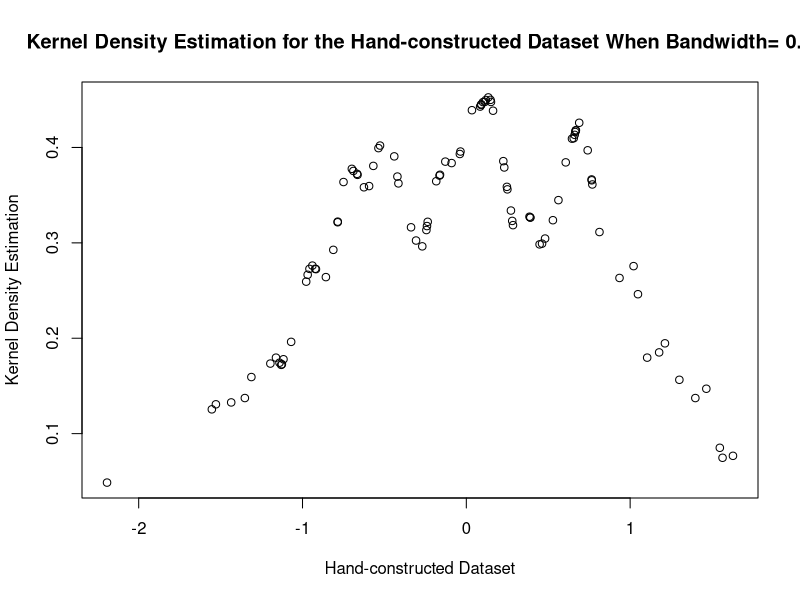
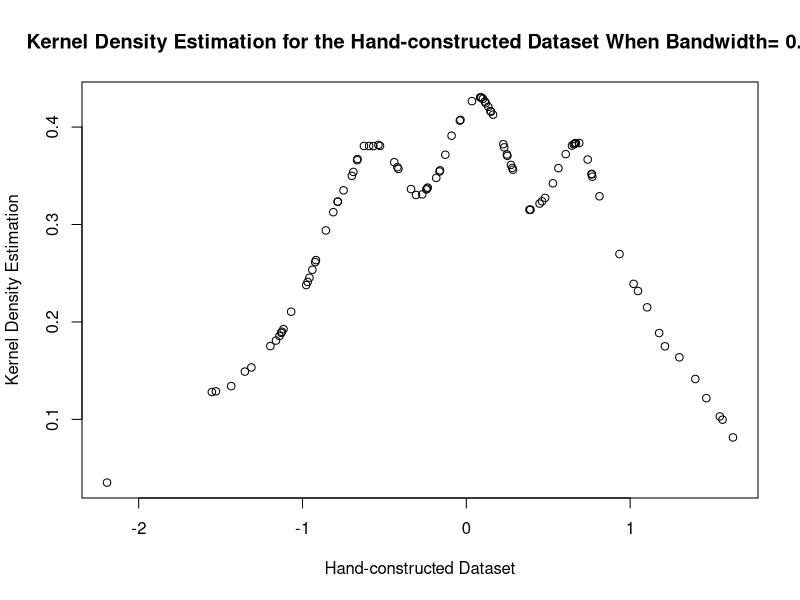
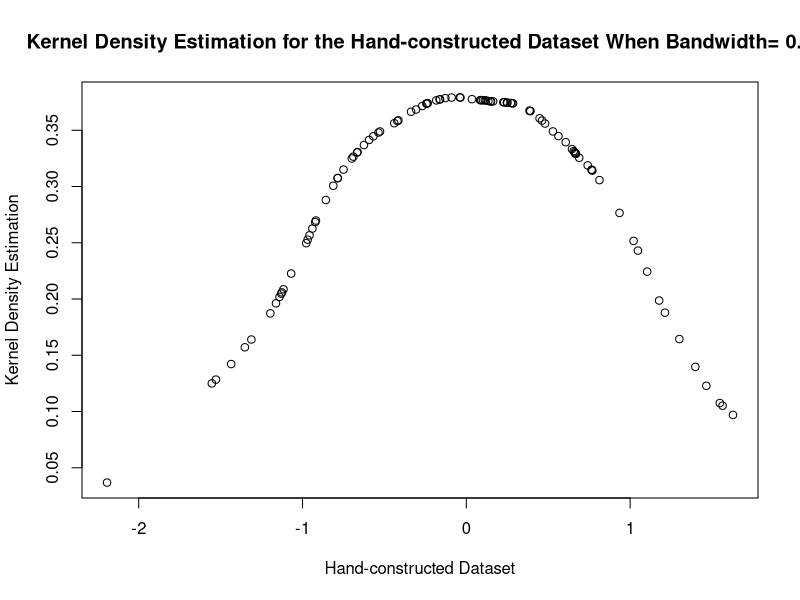
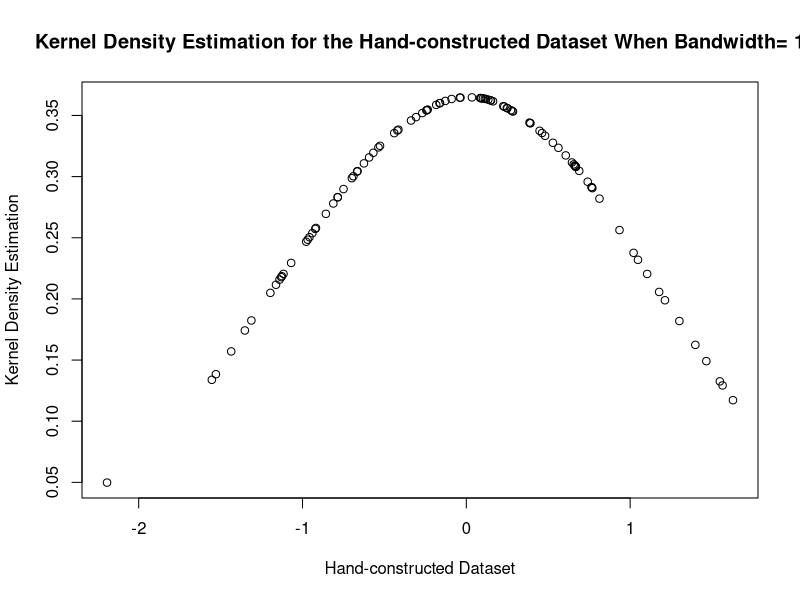
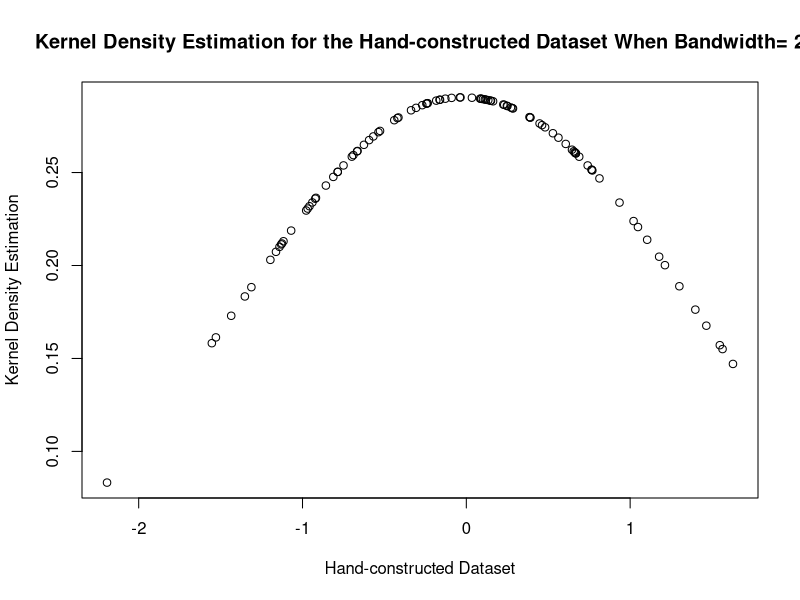
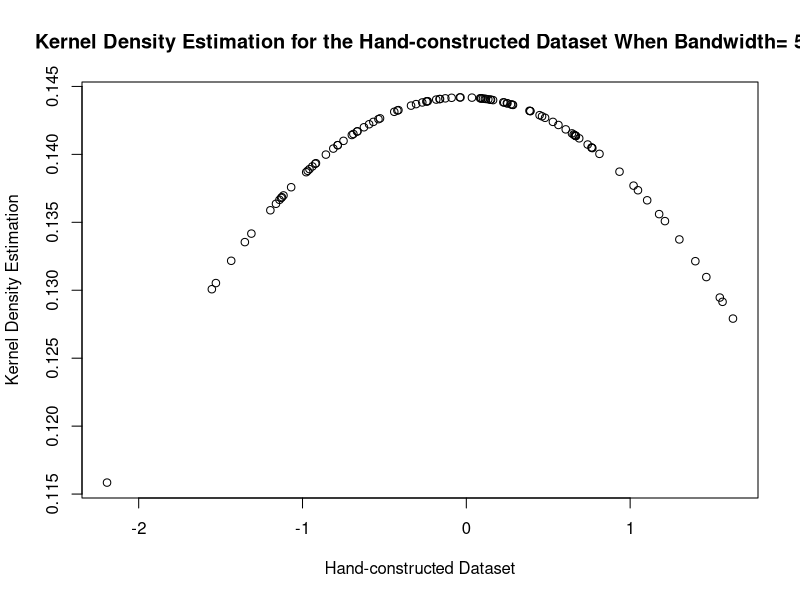

Source code (R) for these figures, in order:
## ---- chunk 1
# Set seeds
set.seed(666)

# Calculate the kernel
kern_epan<-function(x){
  ran <- as.numeric(abs(x) <= 1)
  k<-3/4*(1-x^2)*ran
  return(k)
}

# Write kernel density
kern_density<-function(x,h,x_new){
  dst<-c()
  for (i in 1:length(x_new)) {
    dst[i]<-mean(kern_epan((x-x_new[i])/h))/h
  }
  dst
}

# Visualize results
x<-rnorm(1000, 0, 1)
x_new<-sort(rnorm(100, 0, 1))
h<-c(0.1,0.2,0.5,1,2,5)
for (i in 1:length(h)) {
  plot(x=x_new,y=kern_density(x,h[i],x_new),xlab = "Hand-constructed Dataset",ylab = "Kernel Density Estimation", main = paste("Kernel Density Estimation for the Hand-constructed Dataset When Bandwidth=", as.character(h[i])))
}
## ---- chunk 2
# From textbook page 189:
# Check current KKT conditions for regression vector.
## Args:
# X: A numeric data matrix.
# y: Response vector.
# b: Current value of the regression vector.
# lambda: The penalty term.
##Returns:
# A logical vector indicating where the KKT conditions have
# been violated by the variables that are currently zero.
# KKT check function
kkt_check<-function(x, y, b, lambda){
  resids<-y-x %*% b
  s <- apply(x, 2, function(xj) crossprod(xj, resids))/lambda / nrow(x)
  # Return a vector indicating where the KKT conditions have
  # been violated by the variables that are currently zero.
  (b == 0) & (abs(s) >= 1)
}

# Employ iris as the data set for implementation (get hints from Wenting Gao for this bullet point)
x<-scale(model.matrix(Sepal.Length ~. -1, iris))
y<-iris[,1]
# Make the function
library(glmnet)
lasso_reg_with_screening <- function(x, y){
  # Take alpha as 1
  lasso_alpha<-cv.glmnet(x,y,alpha=1)
  # Use LSE to choose lambda
  lambda<-lasso_alpha$lambda.1se
  b<-lasso_alpha$glmnet.fit$beta[, lasso_alpha$lambda == lambda]
  kkt_check(x,y,b,lambda)
}
lasso_reg_with_screening(x, y)
